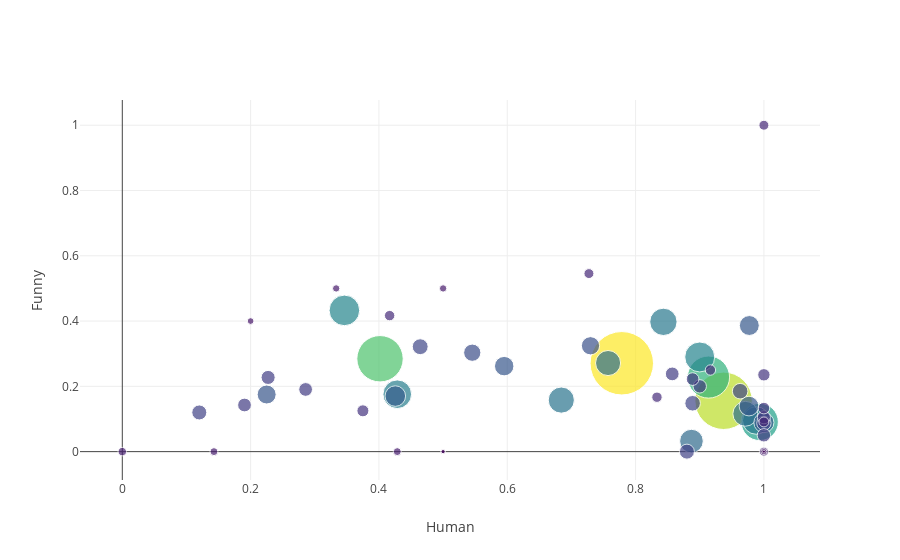

Source (notebook cell):
### Code cell
msize = lambda x: np.sqrt(np.float(x))

fig = tls.make_subplots(rows=1, cols=1)
x = tags.human
y = tags.funny
text = [i + ': ' + str(tags.loc[i]['freq']) for i in tags.index.values]
t = go.Scatter(x=x, y=y, mode='markers', text=text, 
               marker=dict(size=[3*x**0.5 for x in tags.freq], 
                          color=[3*x**0.5 for x in tags.freq],
                          colorscale='Viridis'))
fig.append_trace(t, 1, 1)

fig['layout']['xaxis1'].update(title='Human')
fig['layout']['yaxis1'].update(title='Funny')
fig['layout'].update(hovermode='closest')
plotly.offline.iplot(fig)

### Figure 1 — Plotly figure (JSON) as saved in the notebook; plotly's stock layout.template omitted (floating-point values rounded to 4 significant figures)
{"data": [{"marker": {"color": [63.43, 57.39, 46.38, 42.11, 37.23, 30.59, 30, 28.62, 27.5, 27.33, 26.15, 25.1, 24.92, 23.62, 20.57, 20.12, 19.9, 19.67, 19.44, 18.97, 18.25, 17.23, 15.87, 15.59, 15.59, 15, 15, 14.39, 14.07, 13.75, 13.75, 13.75, 13.42, 13.42, 13.08, 12.73, 12.37, 12, 11.62, 10.39, 10.39, 10.39, 9.95, 9.95, 9.95, 9, 8.485, 7.937, 7.937, 7.348, 7.348, 6.708, 6, 4.243, 4.243, 3], "colorscale": "Viridis", "size": [63.43, 57.39, 46.38, 42.11, 37.23, 30.59, 30, 28.62, 27.5, 27.33, 26.15, 25.1, 24.92, 23.62, 20.57, 20.12, 19.9, 19.67, 19.44, 18.97, 18.25, 17.23, 15.87, 15.59, 15.59, 15, 15, 14.39, 14.07, 13.75, 13.75, 13.75, 13.42, 13.42, 13.08, 12.73, 12.37, 12, 11.62, 10.39, 10.39, 10.39, 9.95, 9.95, 9.95, 9, 8.485, 7.937, 7.937, 7.348, 7.348, 6.708, 6, 4.243, 4.243, 3]}, "mode": "markers", "text": ["biology: 447", "psychology: 366", "physics: 239", "technology: 197", "health: 154", "ecology: 104", "food: 100", "space: 91", "neuroscience: 84", "philosophy: 83", "evolution: 76", "engineering: 70", "medicine: 69", "climate change: 62", "gravity: 47", "ethics: 45", "anatomy: 44", "nutrition: 43", "chemistry: 42", "universe: 40", "apocalypse: 37", "materials: 33", "maths: 28", "science: 27", "disease: 27", "cosmology: 25", "consciousness: 25", "politics: 23", "particles: 22", "history: 21", "quantum: 21", "geology: 21", "computer science: 20", "religion: 20", "AI: 19", "music: 18", "sociology: 17", "black holes: 16", "economics: 15", "reality: 12", "time travel: 12", "time: 12", "zombies: 11", "statistics: 11", "robots: 11", "cancer: 9", "meteorology: 8", "fossils: 7", "radiation: 7", "dinosaurs: 6", "sound: 6", "fluids: 5", "anthropology: 4", "simulations: 2", "biochemistry: 2", "na: 1"], "type": "scatter", "x": [0.7785, 0.9372, 0.4017, 0.9137, 0.9935, 0.3462, 0.9, 0.4286, 0.9881, 0.8434, 0.6842, 0.7571, 0.971, 0.8871, 0.4255, 1, 0.9773, 0.9767, 0.5952, 0.225, 0.7297, 0.5455, 0.4643, 0.963, 0.8889, 0.12, 0.88, 1, 0.2273, 0.8571, 0.1905, 0.2857, 0.9, 1, 1, 0.8889, 1, 0.375, 1, 0.8333, 0.9167, 0.4167, 1, 0.7273, 1, 1, 0, 0.1429, 0.4286, 0.3333, 0.5, 0.2, 1, 0.5, 0.5, 1], "xaxis": "x1", "y": [0.2707, 0.1557, 0.2845, 0.2284, 0.09091, 0.4327, 0.29, 0.1758, 0.09524, 0.3976, 0.1579, 0.2714, 0.1159, 0.03226, 0.1702, 0.08889, 0.3864, 0.1395, 0.2619, 0.175, 0.3243, 0.303, 0.3214, 0.1852, 0.1481, 0.12, 0, 0.08696, 0.2273, 0.2381, 0.1429, 0.1905, 0.2, 0.05, 0.1053, 0.2222, 0.2353, 0.125, 0.1333, 0.1667, 0.25, 0.4167, 1, 0.5455, 0.09091, 0, 0, 0, 0, 0.5, 0.5, 0.4, 0, 0, 0, 0], "yaxis": "y1"}], "layout": {"hovermode": "closest", "xaxis1": {"anchor": "y1", "domain": [0, 1], "title": "Human"}, "yaxis1": {"anchor": "x1", "domain": [0, 1], "title": "Funny"}}}
